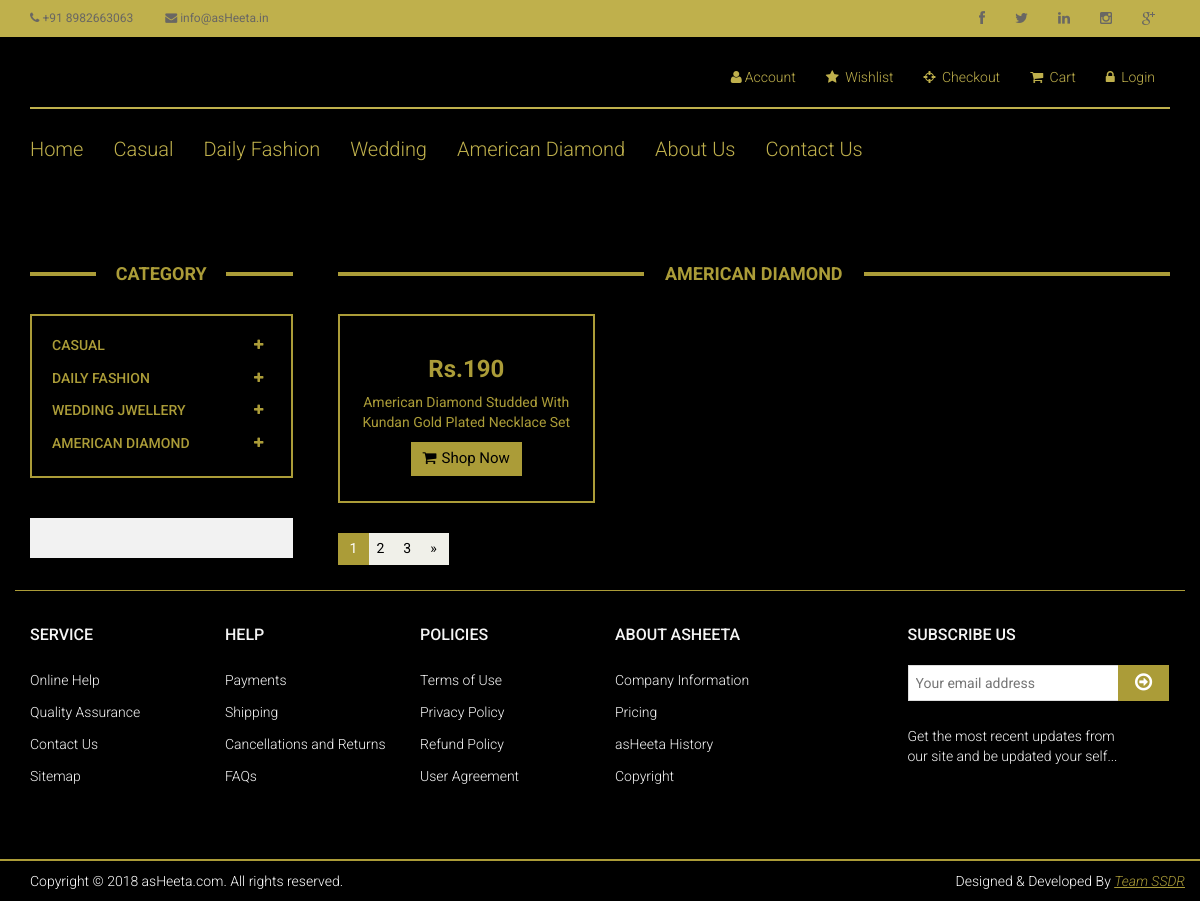
The page /american-necklace.php on the database its author committed.
### tables this page shows
CREATE TABLE IF NOT EXISTS `stock` (
  `stock_id` int(5) NOT NULL AUTO_INCREMENT,
  `product_code` varchar(15) NOT NULL,
  `product_name` varchar(100) NOT NULL,
  `brand` varchar(10) NOT NULL DEFAULT 'asHeeta',
  `colour` text NOT NULL,
  `base_material` text NOT NULL,
  `collection` int(1) NOT NULL,
  `plating` text NOT NULL,
  `size` varchar(10) NOT NULL,
  `price` int(5) NOT NULL,
  `type` text NOT NULL,
  `description` text NOT NULL,
  `img1` varchar(100) DEFAULT NULL,
  `img2` varchar(100) DEFAULT NULL,
  `img3` varchar(100) DEFAULT NULL,
  `thumbnail` varchar(100) DEFAULT NULL,
  PRIMARY KEY (`stock_id`)
);

### american-necklace.php (the view, shortened to what this page needs)
<!DOCTYPE html>
<html lang="en">
<head>
    <link href="css/bootstrap.min.css" rel="stylesheet">
    <link href="css/font-awesome.min.css" rel="stylesheet">
    <link href="css/prettyPhoto.css" rel="stylesheet">
    <link href="css/price-range.css" rel="stylesheet">
    <link href="css/animate.css" rel="stylesheet">
	<link href="css/main.css" rel="stylesheet">
	<link href="css/responsive.css" rel="stylesheet">
</head>
<body>
	<header id="header">
		<div class="header_top">
			<div class="container">
				<?php
                        include("head-top.php");
                ?>
			</div>
		</div>
		<div class="header-middle">
			<div class="container">
			<?php
                        include("head-middle.php");
                ?>
            </div>
		</div>
		<div class="header-bottom">
			<div class="container">
            <?php
                        include("head-bottom.php");
                ?>
            </div>
        </div>
	</header>
	<section id="advertisement">
		<div class="container">
		</div>
	</section>
	<section>
		<div class="container">
			<div class="row">
				<div class="col-sm-3">
					<div class="left-sidebar">
						<h2>Category</h2>
						<?php
								include("category.php");
						?>
						<div class="shipping text-center">
						</div>
					</div>
				</div>
				<div class="col-sm-9 padding-right">
					<div class="features_items">
						<h2 class="title text-center">AMERICAN DIAMOND</h2>
                        <?php
                                 $cat_sql = "SELECT * FROM `stock` WHERE collection='4' AND type='Necklace'";
                                 $cat_query = mysqli_query($dbconnect, $cat_sql);
                                 $row=mysqli_fetch_array($cat_query);
                                do
                                {
                                        $price = $row[9];
                                        $prd_name = $row[2];
                        ?>
						<div class="col-sm-4">
							<div class="product-image-wrapper">
								<div class="single-products">
									<div class="productinfo text-center prd_name">
                                        <?php
                                            echo"<h2>Rs.".$price."</h2>";
                                            echo"<p>".$prd_name."</p>";
                                        ?>
										<a href="#" class="btn btn-default add-to-cart"><i class="fa fa-shopping-cart"></i>Shop Now</a>
									</div>
									</div>
								</div>
							</div>
                        <?php
                                 }
                                while($row=mysqli_fetch_array($cat_query))
                        ?>
						</div>
						<ul class="pagination">
							<li class="active"><a href="">1</a></li>
							<li><a href="">2</a></li>
							<li><a href="">3</a></li>
							<li><a href="">&raquo;</a></li>
						</ul>
					</div>
				</div>
			</div>
	</section>
		<div class="footer-widget">
			<div class="container">
				<?php
                        include("footer.php");
                ?>
			</div>
		</div>
</body>
</html>

### css/main.css (style rules this page uses)
body { font-family: 'Roboto', sans-serif; background: #000000; position: relative; font-weight:400px; }
ul li { list-style: none; }
a { -webkit-transition: 300ms; -moz-transition: 300ms; -o-transition: 300ms; transition: 300ms; }
h1, h2, h3, h4, h5, h6 { font-family: 'Roboto', sans-serif; }
.header_top { background: none repeat scroll 0 0 #BFB04C; }
.header-bottom { padding-bottom: 30px; padding-top: 30px; }
.footer-widget { margin-bottom: 68px; }
.footer-widget .container { border-top: 1px solid #AB9C38; padding-top: 15px; }
.left-sidebar h2, .brands_products h2 { color:#AB9C38 ; font-family: 'Roboto', sans-serif; font-size: 18px; font-weight: 700; margin: 0 auto 30px; text-align: center; text-transform: uppercase; position: relative; z-index:3; }
.left-sidebar h2:after, h2.title:after { content: " "; position: absolute; border: 2px solid #AB9C38; bottom:8px; left: 0; width: 100%; height: 0; z-index: -2; }
.left-sidebar h2:before { content: " "; position: absolute; background: #000; bottom: -6px; width: 130px; height: 30px; z-index: -1; left: 50%; margin-left: -65px; }
h2.title:before { content: " "; position: absolute; background: #000; bottom: -6px; width: 220px; height: 30px; z-index: -1; left: 50%; margin-left: -110px; }
.shipping { background-color: #F2F2F2; margin-top: 40px; overflow: hidden; padding-top: 20px; position: relative; }
.padding-right { padding-right: 0; }
.features_items { overflow:hidden; }
h2.title { color:#AB9C38 ; font-family: 'Roboto', sans-serif; font-size: 18px; font-weight: 700; margin: 0 15px; text-transform: uppercase; margin-bottom: 30px; position: relative; }
.product-image-wrapper { border:2px solid #AB9C38; overflow: hidden; margin-bottom:30px; }
.single-products { position: relative; }
.prd_name p { margin: 10px; }
.productinfo h2 { color: #AB9C38; font-family: 'Roboto', sans-serif; font-size: 24px; font-weight: 700; }
.productinfo p { font-family: 'Roboto', sans-serif; font-size: 14px; font-weight: 400; color: #AB9C38; }
.productinfo { position:relative; }
.add-to-cart { background:#AB9C38; border: 0 none; border-radius: 0; color: #000000; font-family: 'Roboto', sans-serif; font-size: 15px; margin-bottom: 25px; }
.add-to-cart i { margin-right:5px; }
#advertisement { padding-bottom: 45px; }
.pagination { display: inline-block; float: left; margin-bottom: 25px; margin-top: 0; padding-left: 15px; }
.pagination li:first-child a, .pagination li:first-child span { border-bottom-left-radius: 0; border-top-left-radius: 0; margin-left: 0; }
.pagination li:last-child a, .pagination li:last-child span { border-bottom-right-radius: 0; border-top-right-radius: 0; }
.pagination .active a, .pagination .active span, .pagination .active a:hover, .pagination .active span:hover, .pagination .active a:focus, .pagination .active span:focus { background-color: #AB9C38; border-color: #AB9C38; color: #FFFFFF; cursor: default; z-index: 2; }
.pagination li a, .pagination li span { background-color: #f0f0e9; border: 0; float: left; line-height: 1.42857; margin-left: -10px; padding: 6px 12px; position: relative; text-decoration: none; margin-right: 5px; color:#000; }

### rows shown on the page
stock: price "190", product_name "American Diamond Studded With Kundan Gold Plated Necklace Set"
